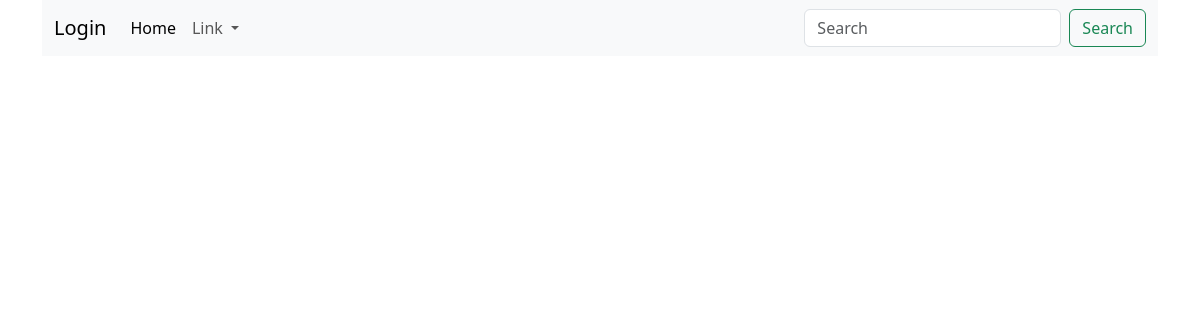
The app's page /product-detail/5/, older data.
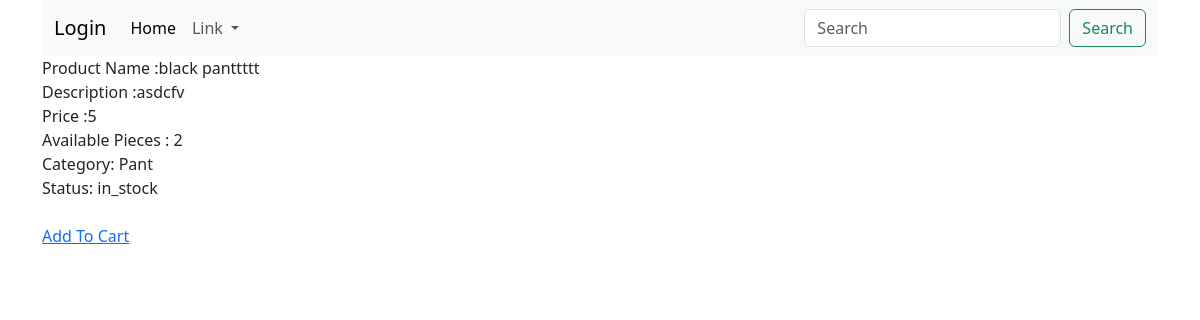
The same page, newer data.
### productdetails/models.py (models this page shows, shortened)
class Product(models.Model):
    name=models.CharField(max_length=100)
    description=models.TextField(blank=True,null=True)
    price=models.IntegerField()
    image=models.ImageField(upload_to="product_image",blank=True,null=True)
    available=models.IntegerField()
    category=models.ForeignKey(Category,on_delete=models.CASCADE)
    status=models.CharField(max_length=100,choices=Status.choices,default=Status.IN_STOCK)

class Category(models.Model):
    name=models.CharField(max_length=100)
    details=models.TextField(blank=True,null=True)
    def __str__(self):
        return str(self.name)

### productdetails/views.py (the view)
# urls.py: path("product-detail/<int:pk>/",product_details,name="product_detail"),
def product_details(request,pk):
    products=Product.objects.filter(pk=pk)
    context={
        'products':products
    }
    return render(request,"product_details.html",context)

### productdetails/templates/product_details.html (shortened to what this page needs)
{% extends 'base.html'%}
{% block content %}
{% for product in products %}
    Product Name :{{product.name}}
    <br>
    Description :{{product.description}}
    <br>
    Price :{{product.price}}
    <br>
    Available Pieces : {{product.available}}
    <br>
    Category: {{ product.category }}
    <br>
    Status: {{product.status}}
    <br>
<br>
<a href="{% url 'product:add_to_cart' product.id %}">Add To Cart </a>
{% endfor %}
{% endblock content %}

Row changes from the older to the newer data that the page shows:
added Product: name "black panttttt", description "asdcfv", price "5", available "2", category "Pant", status "in_stock"
